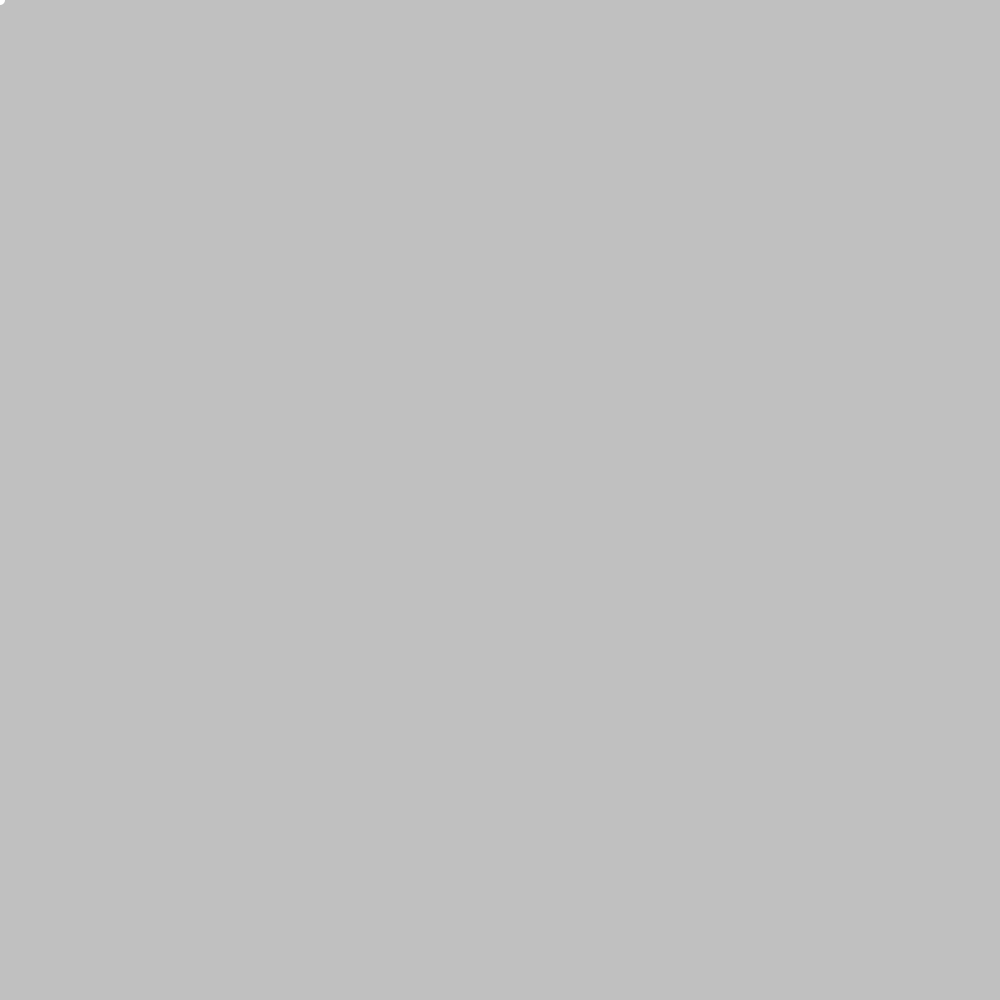
Frame 1 (no input)
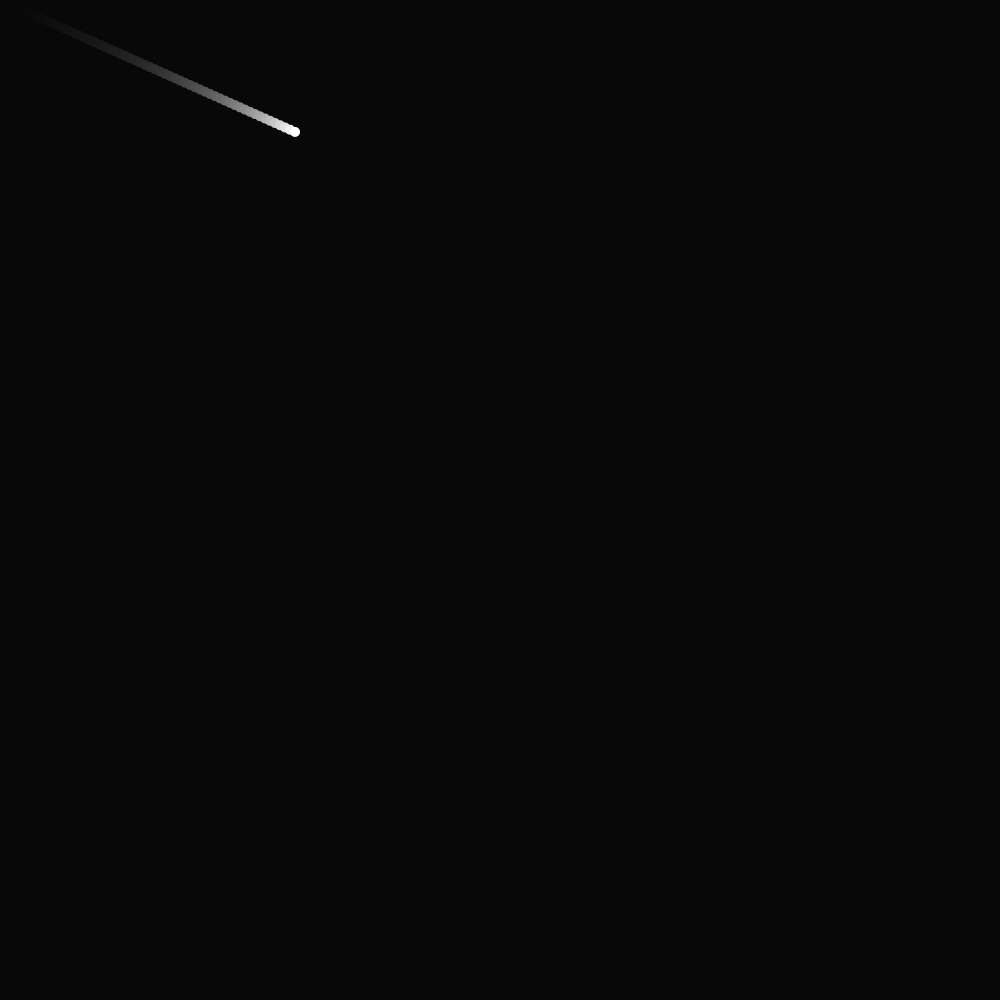
Frame 60 (the mouse pressed at the canvas centre just before this capture)
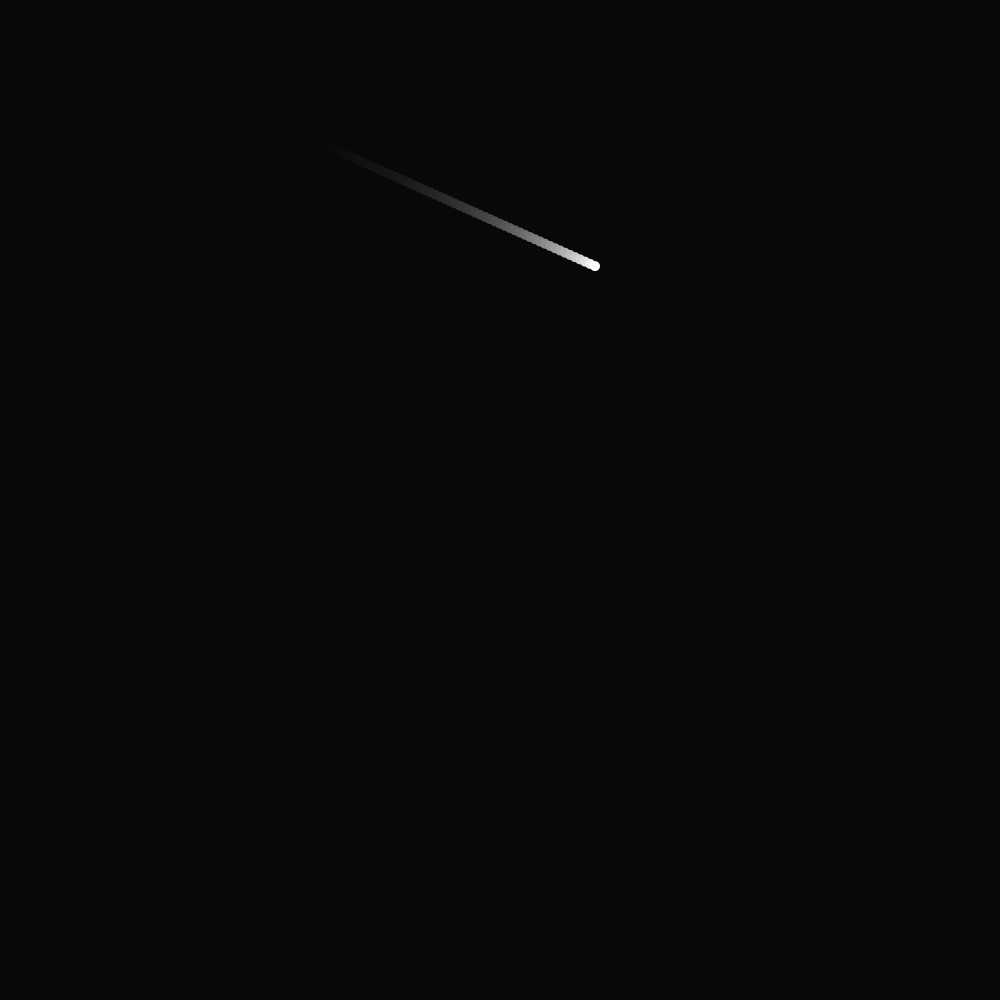
Frame 120 (the mouse held since frame 60 and released just before this capture)

The Processing sketch that drew these frames (run headless with seeded random() and noise(); from frame 60 on, the mouse is pressed at the canvas centre):

// Processing sketch: Cometa
// ── Cometa.pde
float x = 0, y = 0;

void setup(){
  size(1000,1000);
  noStroke();
}

void draw(){
  fill(0,15);
  rect(0,0,width,height);
  fill(255);
  //ellipse(x,0.5*height,30,30);
  ellipse(x,y,10,10);
  x += 5;
  y += pow(5,0.5);
}
